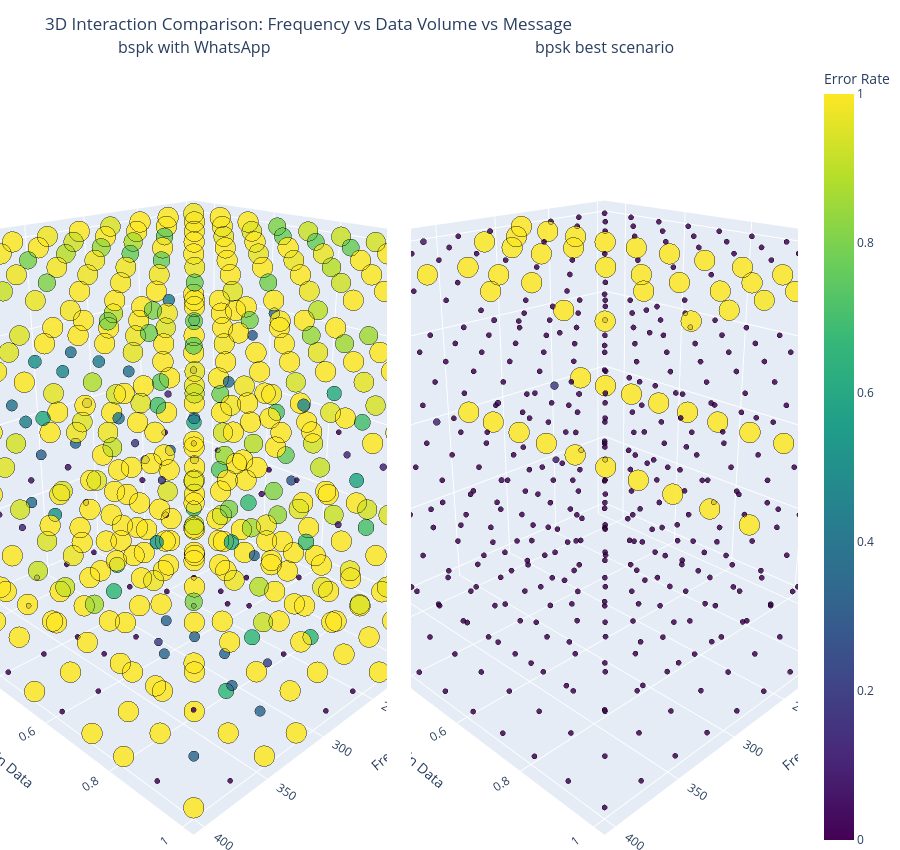

Write notebook code for a chart like this one.
### Markdown cell above
## 3D Interaction: Frequency, Data Volume, and Message (Comparison)
This figure is split into two 3D panels:
- Column A: `csv_path` (actual pipeline output)
- Column B: `no_audio_compression` (best-case reference)
Color and marker size encode `error_rate` (lower is better).

### Code cell
from plot_helpers import plot_3d_interaction_comparison

plot_3d_interaction_comparison(
    df_first,
    df_second,
    label_a=LABEL_FIRST,
    label_b=LABEL_SECOND,
)

### Figure 1 — Plotly figure (JSON) as saved in the notebook; plotly's stock layout.template omitted (floating-point values rounded to 4 significant figures; data arrays with more than 128 entries replaced by an {"elided": "..."} marker saying what was removed)
{"data": [{"customdata": {"elided": "500x3 mixed values"}, "hovertemplate": "Frequency=%{x}<br>Volume Gain Data=%{y:.6f}<br>Message=%{customdata[0]}<br>Error Rate=%{customdata[1]:.4f}<extra></extra>", "marker": {"color": {"elided": "500 float values"}, "coloraxis": "coloraxis", "line": {"color": "black", "width": 0.5}, "opacity": 0.85, "size": {"elided": "500 float values"}}, "mode": "markers", "name": "A", "scene": "scene", "showlegend": false, "type": "scatter3d", "x": {"elided": "500 int values"}, "y": {"elided": "500 float values"}, "z": {"elided": "500 int values"}}, {"customdata": {"elided": "500x3 mixed values"}, "hovertemplate": "Frequency=%{x}<br>Volume Gain Data=%{y:.6f}<br>Message=%{customdata[0]}<br>Error Rate=%{customdata[1]:.4f}<extra></extra>", "marker": {"color": {"elided": "500 float values"}, "coloraxis": "coloraxis", "line": {"color": "black", "width": 0.5}, "opacity": 0.85, "size": {"elided": "500 float values"}}, "mode": "markers", "name": "B", "scene": "scene2", "showlegend": false, "type": "scatter3d", "x": {"elided": "500 int values"}, "y": {"elided": "500 float values"}, "z": {"elided": "500 int values"}}], "layout": {"annotations": [{"font": {"size": 16}, "showarrow": false, "text": "bspk with WhatsApp", "x": 0.2425, "xanchor": "center", "xref": "paper", "y": 1, "yanchor": "bottom", "yref": "paper"}, {"font": {"size": 16}, "showarrow": false, "text": "bpsk best scenario", "x": 0.7575, "xanchor": "center", "xref": "paper", "y": 1, "yanchor": "bottom", "yref": "paper"}], "coloraxis": {"cmax": 1, "cmin": 0, "colorbar": {"title": {"text": "Error Rate"}}, "colorscale": [[0, "#440154"], [0.1111, "#482878"], [0.2222, "#3e4989"], [0.3333, "#31688e"], [0.4444, "#26828e"], [0.5556, "#1f9e89"], [0.6667, "#35b779"], [0.7778, "#6ece58"], [0.8889, "#b5de2b"], [1, "#fde725"]]}, "height": 850, "margin": {"b": 0, "l": 0, "r": 0, "t": 60}, "scene": {"camera": {"eye": {"x": 1.5, "y": 1.5, "z": 0.9}}, "domain": {"x": [0, 0.485], "y": [0, 1]}, "xaxis": {"title": {"text": "Frequency"}}, "yaxis": {"title": {"text": "Volume Gain Data"}}, "zaxis": {"ticktext": ["Hi!", "Hello world, this is a 1234...", "Special symbols: @#$%^&*+=_...", "Line breaks test: First lin...", "Long message: This is a sig..."], "tickvals": [0, 1, 2, 3, 4], "title": {"text": "Message"}}}, "scene2": {"camera": {"eye": {"x": 1.5, "y": 1.5, "z": 0.9}}, "domain": {"x": [0.515, 1], "y": [0, 1]}, "xaxis": {"title": {"text": "Frequency"}}, "yaxis": {"title": {"text": "Volume Gain Data"}}, "zaxis": {"ticktext": ["Hi!", "Hello world, this is a 1234...", "Special symbols: @#$%^&*+=_...", "Line breaks test: First lin...", "Long message: This is a sig..."], "tickvals": [0, 1, 2, 3, 4], "title": {"text": "Message"}}}, "title": {"text": "3D Interaction Comparison: Frequency vs Data Volume vs Message"}}}
